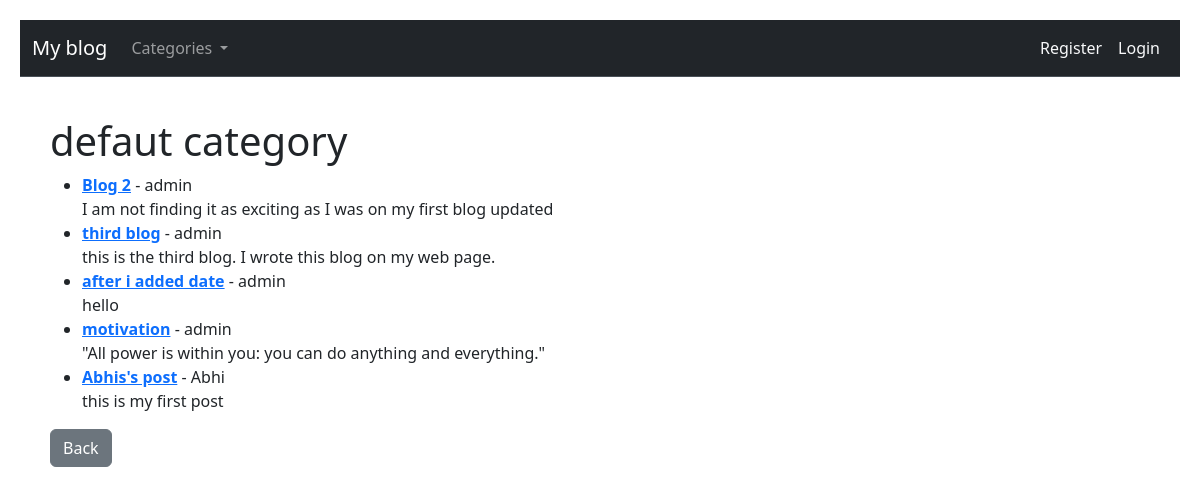
Before: /category/defaut-category with the older database file.
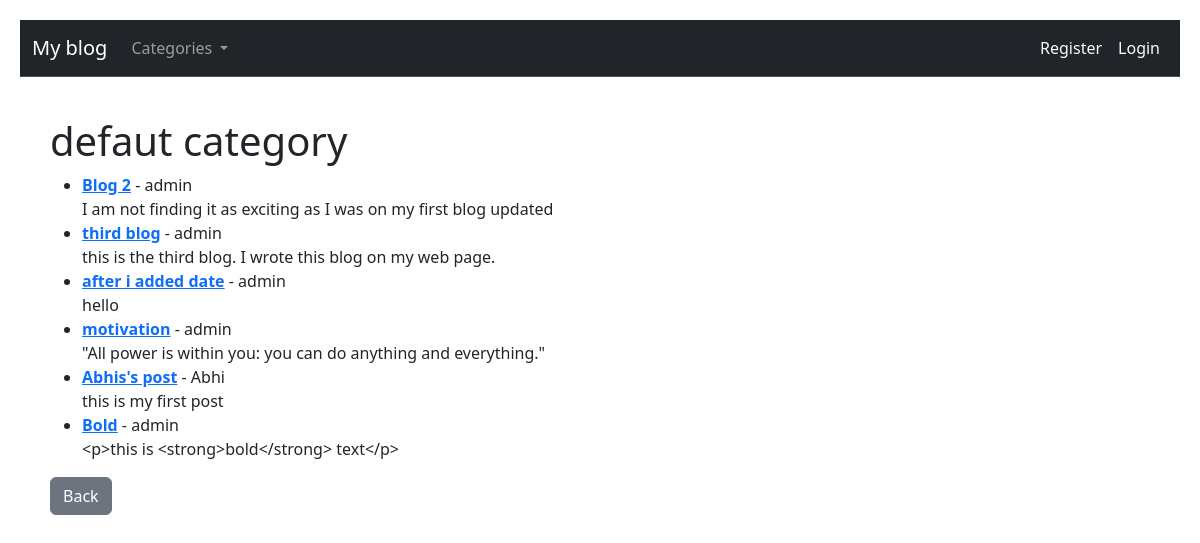
After: the same page with the newer database file.
### theblog/models.py (models this page shows, shortened)
class Post(models.Model):
    title = models.CharField(max_length=255)
    author = models.ForeignKey(User, on_delete=models.CASCADE)
    category = models.CharField(max_length=255,default="defaut category")
    body = RichTextField(blank=True,null=True)
    snippet = models.CharField(max_length=255,default="this is default snippet")
    post_date = models.DateTimeField(auto_now_add=True)
    likes = models.ManyToManyField(User,related_name='blog_posts')

### theblog/views.py (the view)
# urls.py: path('category/<str:cat>',CategoryView,name ="category"),
def CategoryView(request,cat):
    category_post = Post.objects.filter(category=cat.replace('-',' '))
    cat_menu = Category.objects.all()
    return render(request,'categories.html',{'cat':cat.replace('-',' '),'category_post':category_post,'cat_menu':cat_menu})

### theblog/models.py (called while the page is built)
    def __str__(self):
        return self.name

### theblog/templates/categories.html (shortened to what this page needs)
{% extends "base.html" %}
{%block content%}
{%if category_post%}
<h1>{{cat}}</h1>
<ul>
    {% for post in category_post %}
    <li>
        <strong><a href="{% url 'article-detail' post.pk %}">{{ post.title }}</a></strong> - {{ post.author.username }}
        <br>
        {{post.body|slice:":100"}}
    </li>
    {% endfor %}
</ul>
{%else%}
<h3>this page does not exists</h3>
{%endif%}
<a href="{% url 'home' %}"class="btn btn-secondary">Back</a>
{%endblock content%}

### theblog/templates/base.html (shortened to what this page needs)
<!doctype html>
<html lang="en">
  <head>
    <link href="https://cdn.jsdelivr.net/npm/bootstrap@5.3.3/dist/css/bootstrap.min.css" rel="stylesheet">
  </head>
  <body>
    <nav class="navbar navbar-expand-lg navbar-dark bg-dark border-bottom border-body" data-bs-theme="dark">
      <div class="container-fluid">
        <a class="navbar-brand" href="{% url 'home' %}">My blog</a>
        <div class="collapse navbar-collapse" id="navbarSupportedContent">
          <ul class="navbar-nav me-auto mb-2 mb-lg-0">
            <li class="nav-item dropdown">
              <a class="nav-link dropdown-toggle" href="#" id="navbarDropdown" role="button" data-bs-toggle="dropdown" aria-expanded="false">
                Categories
              </a>
            </li>
          </ul>
          <ul class="navbar-nav ms-auto mb-2 mb-lg-0">
            {% if user.is_authenticated %}
              <li class="nav-item">
                <a class="nav-link text-light" href="{% url 'add_post' %}">Add Post</a>
              </li>
              <li class="nav-item">
                <a class="nav-link text-light" href="{% url 'add_category' %}">Add Category</a>
              </li>
              <li class="nav-item">
                <a class="nav-link text-light" href="{% url 'edit_profile' %}">Edit Profile</a>
              </li>
              <li class="nav-item">
                <form method="POST" action="{% url 'logout' %}" style="display:inline;">
                  {% csrf_token %}
                  <button type="submit" class="btn btn-link nav-link text-light" style="border:none; background:none;">
                    Logout
                  </button>
                </form>
              </li>
            {% else %}
              <li class="nav-item">
                <a class="nav-link text-light" href="{% url 'register' %}">Register</a>
              </li>
              <li class="nav-item">
                <a class="nav-link text-light" href="{% url 'login' %}">Login</a>
              </li>
            {% endif %}
          </ul>
        </div>
      </div>
    </nav>
    <div class="container">
      {% block content %}
      {% endblock content %}
    </div>
  </body>
</html>

### theblog/templates/base.html (style rules this page uses)
body { padding: 20px; }
.container { margin-top: 20px; padding: 20px; }

Changed rows visible on the page:
added Post: title "Bold", author.username "admin", body "<p>this is <strong>bold</strong> text</p>"
